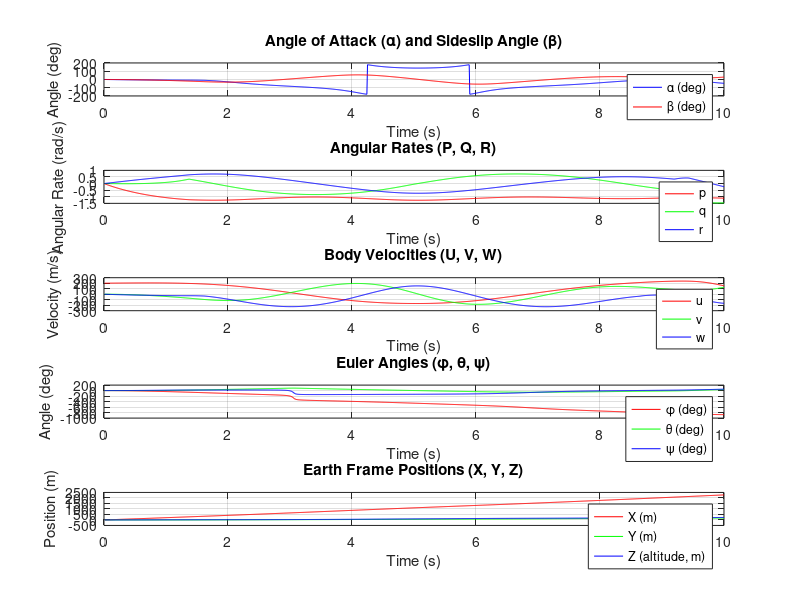

The MATLAB source for this figure:
% Define parameters
clc; clear;

% Aerodynamic coefficient data
% CX Data (5x12)
CX_updated_data_full = [
    -0.099, -0.081, -0.081, -0.063, -0.025, 0.044, 0.097, 0.113, 0.145, 0.167, 0.174, 0.166;
    -0.048, -0.038, -0.040, -0.021, 0.016, 0.083, 0.127, 0.137, 0.162, 0.177, 0.179, 0.167;
    -0.022, -0.020, -0.021, -0.004, 0.032, 0.094, 0.128, 0.130, 0.154, 0.161, 0.155, 0.138;
    -0.040, -0.038, -0.039, -0.025, 0.006, 0.062, 0.087, 0.085, 0.100, 0.110, 0.104, 0.091;
    -0.083, -0.073, -0.076, -0.072, -0.046, 0.012, 0.024, 0.025, 0.043, 0.053, 0.047, 0.040
];

% CZ Data (1x12)
CZ_updated_data_full = [
     0.770, 0.241, -0.100, -0.416, -0.731, -1.053, ...
    -1.366, -1.646, -1.917, -2.120, -2.248, -2.229
];

% CM Data (5x12)
CM_updated_data_full = [
    0.205, 0.168, 0.186, 0.196, 0.213, 0.251, 0.245, 0.238, 0.252, 0.231, 0.198, 0.192;
    0.081, 0.077, 0.107, 0.110, 0.110, 0.141, 0.127, 0.119, 0.133, 0.108, 0.081, 0.093;
    -0.046, -0.020, -0.009, -0.005, -0.006, 0.010, 0.006, -0.001, 0.014, 0.000, -0.013, 0.032;
    -0.174, -0.145, -0.121, -0.127, -0.129, -0.102, -0.097, -0.113, -0.087, -0.084, -0.069, -0.006;
    -0.259, -0.202, -0.184, -0.193, -0.199, -0.150, -0.160, -0.167, -0.104, -0.076, -0.041, -0.005
];

% CL Data (6x12)
CL_updated_data_full = [
    -0.001, -0.004, -0.008, -0.012, -0.016, -0.019, -0.020, -0.020, -0.015, -0.008, -0.013, -0.015;
    -0.003, -0.009, -0.017, -0.024, -0.030, -0.034, -0.040, -0.037, -0.016, -0.002, -0.010, -0.019;
    -0.001, -0.010, -0.020, -0.030, -0.039, -0.044, -0.050, -0.049, -0.023, -0.006, -0.014, -0.027;
    0.000, -0.010, -0.022, -0.034, -0.047, -0.046, -0.059, -0.061, -0.033, -0.036, -0.035, -0.035;
    0.007, -0.010, -0.023, -0.034, -0.049, -0.046, -0.068, -0.071, -0.060, -0.058, -0.062, -0.059;
    0.009, -0.011, -0.023, -0.037, -0.050, -0.047, -0.074, -0.079, -0.091, -0.076, -0.077, -0.076
];

% CN Data (6x12)
CN_updated_data_full = [
    0.018, 0.019, 0.018, 0.019, 0.019, 0.018, 0.013, 0.007, 0.004, -0.014, -0.017, -0.033;
    0.038, 0.042, 0.042, 0.042, 0.043, 0.039, 0.030, 0.017, 0.004, -0.035, -0.047, -0.057;
    0.056, 0.057, 0.059, 0.058, 0.058, 0.053, 0.032, 0.012, 0.002, -0.046, -0.071, -0.073;
    0.064, 0.077, 0.076, 0.074, 0.073, 0.057, 0.029, 0.007, 0.012, -0.034, -0.065, -0.041;
    0.074, 0.086, 0.093, 0.089, 0.080, 0.062, 0.049, 0.022, 0.028, -0.012, -0.002, -0.013;
    0.079, 0.090, 0.106, 0.106, 0.096, 0.080, 0.068, 0.030, 0.064, 0.015, 0.011, -0.001
];

% Aircraft parameters
S = 27.87;    % Reference area (m^2)
m = 9295.412844036697; % Mass (kg)
rho = 1.225;  % Air density (kg/m^3)
g = 9.81;     % Gravity (m/s^2)
Ixx = 12875;  % Moment of inertia (kg·m^2)
Iyy = 75673;  % Moment of inertia (kg·m^2)
Izz = 85552;  % Moment of inertia (kg·m^2)

% Initial conditions
u = 200; v = 0; w = 0; % Body velocities (m/s)
p = 0; q = 0; r = 0; % Angular rates (rad/s)
phi = 0; theta = 0; psi = 0; % Orientation (rad)
x = 0; y = 0; z = 0; % Position (m)

% Time parameters
dt = 0.01; sim_time = 10; % Time step and duration (s)
n_steps = sim_time / dt;

% Control surface deflections and thrust
AIL = 0; RDR = 0; ELE = 0; Thrust = 100000; % Initial values

% Trajectory storage
trajectory = zeros(n_steps, 15);

% Grids for interpolation
alpha_grid = linspace(-10, 25, 12);
beta_grid_CX_CM = linspace(-20, 20, 5);
beta_grid_CL_CN = linspace(-20, 20, 6);

% Simulation loop
for t = 1:n_steps
    % Dynamic adjustments (example: after 5 seconds)
    if t * dt > 5
        ELE = -5; % Elevator deflection
        Thrust = 40000; % Reduce thrust
    end
    
    % Compute angles
    aoa = atan2(w, u); % Angle of attack (rad)
    beta = asin(v / sqrt(u^2 + v^2 + w^2)); % Sideslip angle (rad)
    
    % Interpolate aerodynamic coefficients
    CX = interp2(alpha_grid, beta_grid_CX_CM, CX_updated_data_full, rad2deg(aoa), rad2deg(beta), 'linear', 0);
    CZ = interp1(alpha_grid, CZ_updated_data_full, rad2deg(aoa), 'linear', 0) + 0.1 * (ELE / 10);
    CM = interp2(alpha_grid, beta_grid_CX_CM, CM_updated_data_full, rad2deg(aoa), rad2deg(beta), 'linear', 0) + 0.02 * (ELE / 10);
    CL = interp2(alpha_grid, beta_grid_CL_CN, CL_updated_data_full, rad2deg(aoa), rad2deg(beta), 'linear', 0);
    CN = interp2(alpha_grid, beta_grid_CL_CN, CN_updated_data_full, rad2deg(aoa), rad2deg(beta), 'linear', 0);
    
    % Forces and moments
    q_dyn = 0.5 * rho * (u^2 + v^2 + w^2);
    Fx = q_dyn * S * CX + Thrust;
    Fy = q_dyn * S * (-0.02 * beta + 0.021 * (AIL / 20.0) + 0.086 * (RDR / 30.0));
    Fz = q_dyn * S * CZ - m * g;
    Mx = q_dyn * S * CL;
    My = q_dyn * S * CM;
    Mz = q_dyn * S * CN;
    
    % Translational motion
    du = r * v - q * w + Fx / m;
    dv = p * w - r * u + Fy / m;
    dw = q * u - p * v + Fz / m;
    
    % Rotational motion
    dp = (Iyy - Izz) / Ixx * q * r + Mx / Ixx;
    dq = (Izz - Ixx) / Iyy * p * r + My / Iyy;
    dr = (Ixx - Iyy) / Izz * p * q + Mz / Izz;
    
    % Update state variables
    u = u + du * dt; v = v + dv * dt; w = w + dw * dt;
    p = p + dp * dt; q = q + dq * dt; r = r + dr * dt;
    dx = u * cos(theta) * cos(psi) + ...
         v * (sin(phi) * sin(theta) * cos(psi) - cos(phi) * sin(psi)) + ...
         w * (cos(phi) * sin(theta) * cos(psi) + sin(phi) * sin(psi));
    dy = u * cos(theta) * sin(psi) + ...
         v * (sin(phi) * sin(theta) * sin(psi) + cos(phi) * cos(psi)) + ...
         w * (cos(phi) * sin(theta) * sin(psi) - sin(phi) * cos(psi));
    dz = -u * sin(theta) + v * sin(phi) * cos(theta) + w * cos(phi) * cos(theta);
    x = x + dx * dt; y = y + dy * dt; z = z + dz * dt;
    dphi = p + q * sin(phi) * tan(theta) + r * cos(phi) * tan(theta);
    dtheta = q * cos(phi) - r * sin(phi);
    dpsi = q * sin(phi) / cos(theta) + r * cos(phi) / cos(theta);
    phi = phi + dphi * dt; theta = theta + dtheta * dt; psi = psi + dpsi * dt;
    
    % Store results
    trajectory(t, :) = [t * dt, x, y, z, u, v, w, rad2deg(aoa), rad2deg(beta), p, q, r, rad2deg(phi), rad2deg(theta), rad2deg(psi)];
end

% Extract data for plotting
time = trajectory(:, 1); x_earth = trajectory(:, 2); y_earth = trajectory(:, 3); z_earth = -trajectory(:, 4);
uvw = trajectory(:, 5:7); pqr = trajectory(:, 10:12); euler_angles = trajectory(:, 13:15);
alpha_deg = trajectory(:, 8); beta_deg = trajectory(:, 9);

% Plot results
figure;
subplot(5, 1, 1); plot(time, alpha_deg, 'b', time, beta_deg, 'r'); grid on;
xlabel('Time (s)'); ylabel('Angle (deg)'); title('Angle of Attack (\alpha) and Sideslip Angle (\beta)'); legend('\alpha (deg)', '\beta (deg)');
subplot(5, 1, 2); plot(time, pqr(:, 1), 'r', time, pqr(:, 2), 'g', time, pqr(:, 3), 'b'); grid on;
xlabel('Time (s)'); ylabel('Angular Rate (rad/s)'); title('Angular Rates (P, Q, R)'); legend('p', 'q', 'r');
subplot(5, 1, 3); plot(time, uvw(:, 1), 'r', time, uvw(:, 2), 'g', time, uvw(:, 3), 'b'); grid on;
xlabel('Time (s)'); ylabel('Velocity (m/s)'); title('Body Velocities (U, V, W)'); legend('u', 'v', 'w');
subplot(5, 1, 4); plot(time, euler_angles(:, 1), 'r', time, euler_angles(:, 2), 'g', time, euler_angles(:, 3), 'b'); grid on;
xlabel('Time (s)'); ylabel('Angle (deg)'); title('Euler Angles (\phi, \theta, \psi)'); legend('\phi (deg)', '\theta (deg)', '\psi (deg)');
subplot(5, 1, 5); plot(time, x_earth, 'r', time, y_earth, 'g', time, z_earth, 'b'); grid on;
xlabel('Time (s)'); ylabel('Position (m)'); title('Earth Frame Positions (X, Y, Z)'); legend('X (m)', 'Y (m)', 'Z (altitude, m)');
